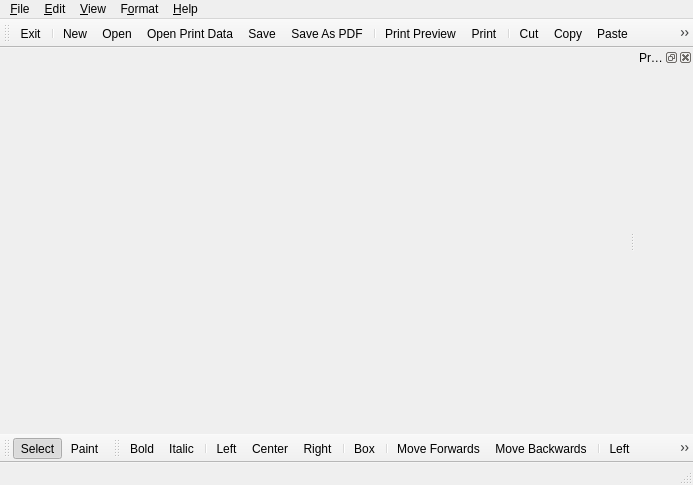
<?xml version="1.0" encoding="UTF-8"?>
<ui version="4.0">
 <class>MainWindow</class>
 <widget class="QMainWindow" name="MainWindow">
  <property name="geometry">
   <rect>
    <x>0</x>
    <y>0</y>
    <width>693</width>
    <height>485</height>
   </rect>
  </property>
  <property name="windowIcon">
   <iconset resource="Editor.qrc">
    <normaloff>:/images/Jupiter.png</normaloff>:/images/Jupiter.png</iconset>
  </property>
  <property name="dockOptions">
   <set>QMainWindow::AllowNestedDocks|QMainWindow::AnimatedDocks</set>
  </property>
  <widget class="QWidget" name="centralWidget"/>
  <widget class="QMenuBar" name="menuBar">
   <property name="geometry">
    <rect>
     <x>0</x>
     <y>0</y>
     <width>693</width>
     <height>21</height>
    </rect>
   </property>
   <widget class="QMenu" name="menuFile">
    <property name="title">
     <string>&amp;File</string>
    </property>
    <addaction name="actionNew"/>
    <addaction name="actionOpen"/>
    <addaction name="actionOpenURL"/>
    <addaction name="actionReload"/>
    <addaction name="actionOpenPrintData"/>
    <addaction name="separator"/>
    <addaction name="actionSave"/>
    <addaction name="actionSaveAs"/>
    <addaction name="actionSaveAsPDF"/>
    <addaction name="separator"/>
    <addaction name="actionSend"/>
    <addaction name="separator"/>
    <addaction name="actionPagePreview"/>
    <addaction name="actionPageSetup"/>
    <addaction name="actionPrint"/>
    <addaction name="separator"/>
    <addaction name="actionExit"/>
   </widget>
   <widget class="QMenu" name="menuHelp">
    <property name="title">
     <string>&amp;Help</string>
    </property>
    <addaction name="actionAbout"/>
   </widget>
   <widget class="QMenu" name="menuEdit">
    <property name="title">
     <string>&amp;Edit</string>
    </property>
    <addaction name="actionCut"/>
    <addaction name="actionCopy"/>
    <addaction name="actionPaste"/>
    <addaction name="actionDelete"/>
    <addaction name="separator"/>
    <addaction name="actionSelectAll"/>
    <addaction name="separator"/>
    <addaction name="actionSelect"/>
    <addaction name="actionPaint"/>
   </widget>
   <widget class="QMenu" name="menuView">
    <property name="title">
     <string>&amp;View</string>
    </property>
    <addaction name="actionProperties"/>
    <addaction name="separator"/>
    <addaction name="actionFullScreen"/>
    <addaction name="actionGrid"/>
    <addaction name="separator"/>
    <addaction name="actionMargins"/>
    <addaction name="actionPrintData"/>
    <addaction name="separator"/>
    <addaction name="actionActualSize"/>
    <addaction name="actionFitWidth"/>
    <addaction name="actionFitHeight"/>
    <addaction name="separator"/>
    <addaction name="actionFirstPage"/>
    <addaction name="actionPreviousPage"/>
    <addaction name="actionNextPage"/>
    <addaction name="actionLastPage"/>
   </widget>
   <widget class="QMenu" name="menuFormat">
    <property name="title">
     <string>F&amp;ormat</string>
    </property>
    <widget class="QMenu" name="menuAlignment">
     <property name="title">
      <string>&amp;Alignment</string>
     </property>
     <addaction name="actionAlignLeft"/>
     <addaction name="actionAlignRight"/>
     <addaction name="actionAlignTop"/>
     <addaction name="actionAlignBottom"/>
    </widget>
    <widget class="QMenu" name="menuSize">
     <property name="title">
      <string>&amp;Size</string>
     </property>
     <widget class="QMenu" name="menuWidth">
      <property name="title">
       <string>&amp;Width</string>
      </property>
      <addaction name="actionShrinkWidth"/>
      <addaction name="actionGrowWidth"/>
      <addaction name="actionPageWidth"/>
     </widget>
     <widget class="QMenu" name="menuHeight">
      <property name="title">
       <string>&amp;Height</string>
      </property>
      <addaction name="actionShrinkHeight"/>
      <addaction name="actionGrowHeight"/>
      <addaction name="actionPageHeight"/>
     </widget>
     <widget class="QMenu" name="menuBoth">
      <property name="title">
       <string>&amp;Both</string>
      </property>
      <addaction name="actionShrinkBoth"/>
      <addaction name="actionGrowBoth"/>
      <addaction name="actionPageBoth"/>
     </widget>
     <addaction name="menuWidth"/>
     <addaction name="menuHeight"/>
     <addaction name="menuBoth"/>
    </widget>
    <addaction name="menuAlignment"/>
    <addaction name="menuSize"/>
    <addaction name="separator"/>
    <addaction name="actionMoveForwards"/>
    <addaction name="actionMoveBackwards"/>
   </widget>
   <addaction name="menuFile"/>
   <addaction name="menuEdit"/>
   <addaction name="menuView"/>
   <addaction name="menuFormat"/>
   <addaction name="menuHelp"/>
  </widget>
  <widget class="QToolBar" name="mainToolBar">
   <attribute name="toolBarArea">
    <enum>TopToolBarArea</enum>
   </attribute>
   <attribute name="toolBarBreak">
    <bool>false</bool>
   </attribute>
   <addaction name="actionExit"/>
   <addaction name="separator"/>
   <addaction name="actionNew"/>
   <addaction name="actionOpen"/>
   <addaction name="actionOpenPrintData"/>
   <addaction name="actionSave"/>
   <addaction name="actionSaveAsPDF"/>
   <addaction name="separator"/>
   <addaction name="actionPagePreview"/>
   <addaction name="actionPrint"/>
   <addaction name="separator"/>
   <addaction name="actionCut"/>
   <addaction name="actionCopy"/>
   <addaction name="actionPaste"/>
   <addaction name="actionDelete"/>
   <addaction name="separator"/>
   <addaction name="actionGrid"/>
   <addaction name="separator"/>
   <addaction name="actionFirstPage"/>
   <addaction name="actionPreviousPage"/>
   <addaction name="actionNextPage"/>
   <addaction name="actionLastPage"/>
   <addaction name="separator"/>
   <addaction name="actionAbout"/>
  </widget>
  <widget class="QStatusBar" name="statusBar"/>
  <widget class="QToolBar" name="objectToolBar">
   <property name="windowTitle">
    <string>toolBar</string>
   </property>
   <property name="toolButtonStyle">
    <enum>Qt::ToolButtonTextBesideIcon</enum>
   </property>
   <attribute name="toolBarArea">
    <enum>BottomToolBarArea</enum>
   </attribute>
   <attribute name="toolBarBreak">
    <bool>false</bool>
   </attribute>
   <addaction name="actionSelect"/>
   <addaction name="actionPaint"/>
  </widget>
  <widget class="QDockWidget" name="propertyWidget">
   <property name="allowedAreas">
    <set>Qt::LeftDockWidgetArea|Qt::RightDockWidgetArea</set>
   </property>
   <property name="windowTitle">
    <string>Properties</string>
   </property>
   <attribute name="dockWidgetArea">
    <number>2</number>
   </attribute>
   <widget class="QWidget" name="propertyWidgetContents">
    <layout class="QVBoxLayout" name="verticalLayout">
     <property name="spacing">
      <number>0</number>
     </property>
     <property name="margin">
      <number>0</number>
     </property>
    </layout>
   </widget>
  </widget>
  <widget class="QToolBar" name="formatToolBar">
   <property name="windowTitle">
    <string>toolBar</string>
   </property>
   <attribute name="toolBarArea">
    <enum>BottomToolBarArea</enum>
   </attribute>
   <attribute name="toolBarBreak">
    <bool>false</bool>
   </attribute>
   <addaction name="actionBold"/>
   <addaction name="actionItalic"/>
   <addaction name="separator"/>
   <addaction name="actionLeft"/>
   <addaction name="actionCenter"/>
   <addaction name="actionRight"/>
   <addaction name="separator"/>
   <addaction name="actionBox"/>
   <addaction name="separator"/>
   <addaction name="actionMoveForwards"/>
   <addaction name="actionMoveBackwards"/>
   <addaction name="separator"/>
   <addaction name="actionAlignLeft"/>
   <addaction name="actionAlignRight"/>
   <addaction name="actionAlignTop"/>
   <addaction name="actionAlignBottom"/>
  </widget>
  <action name="actionOpen">
   <property name="icon">
    <iconset resource="Editor.qrc">
     <normaloff>:/images/open.png</normaloff>:/images/open.png</iconset>
   </property>
   <property name="text">
    <string>&amp;Open...</string>
   </property>
   <property name="statusTip">
    <string>Open an existing form.</string>
   </property>
   <property name="shortcut">
    <string>Ctrl+O</string>
   </property>
  </action>
  <action name="actionNew">
   <property name="icon">
    <iconset resource="Editor.qrc">
     <normaloff>:/images/new.png</normaloff>:/images/new.png</iconset>
   </property>
   <property name="text">
    <string>&amp;New</string>
   </property>
   <property name="statusTip">
    <string>Create a new form.</string>
   </property>
   <property name="shortcut">
    <string>Ctrl+N</string>
   </property>
  </action>
  <action name="actionSave">
   <property name="icon">
    <iconset resource="Editor.qrc">
     <normaloff>:/images/save.png</normaloff>:/images/save.png</iconset>
   </property>
   <property name="text">
    <string>&amp;Save</string>
   </property>
   <property name="statusTip">
    <string>Save the current form.</string>
   </property>
   <property name="shortcut">
    <string>Ctrl+S</string>
   </property>
  </action>
  <action name="actionSaveAs">
   <property name="text">
    <string>Save &amp;As...</string>
   </property>
   <property name="statusTip">
    <string>Save the form with a different name.</string>
   </property>
  </action>
  <action name="actionPrint">
   <property name="icon">
    <iconset resource="Editor.qrc">
     <normaloff>:/images/printer.png</normaloff>:/images/printer.png</iconset>
   </property>
   <property name="text">
    <string>&amp;Print...</string>
   </property>
   <property name="statusTip">
    <string>Print the form.</string>
   </property>
   <property name="shortcut">
    <string>Ctrl+P</string>
   </property>
  </action>
  <action name="actionSend">
   <property name="icon">
    <iconset resource="Editor.qrc">
     <normaloff>:/images/email.png</normaloff>:/images/email.png</iconset>
   </property>
   <property name="text">
    <string>&amp;Send...</string>
   </property>
   <property name="statusTip">
    <string>Send the form as a PDF attachment using your email application.</string>
   </property>
  </action>
  <action name="actionExit">
   <property name="icon">
    <iconset resource="Editor.qrc">
     <normaloff>:/images/exit.png</normaloff>:/images/exit.png</iconset>
   </property>
   <property name="text">
    <string>E&amp;xit</string>
   </property>
   <property name="statusTip">
    <string>Quit the application.</string>
   </property>
   <property name="shortcut">
    <string>Ctrl+Q</string>
   </property>
  </action>
  <action name="actionAbout">
   <property name="icon">
    <iconset resource="Editor.qrc">
     <normaloff>:/images/about.png</normaloff>:/images/about.png</iconset>
   </property>
   <property name="text">
    <string>&amp;About...</string>
   </property>
   <property name="statusTip">
    <string>Display program version and copyrighr information.</string>
   </property>
   <property name="shortcut">
    <string>F1</string>
   </property>
  </action>
  <action name="actionPageSetup">
   <property name="text">
    <string>Pa&amp;ge Setup...</string>
   </property>
   <property name="statusTip">
    <string>Configure the page settings.</string>
   </property>
  </action>
  <action name="actionCopy">
   <property name="icon">
    <iconset resource="Editor.qrc">
     <normaloff>:/images/copy.png</normaloff>:/images/copy.png</iconset>
   </property>
   <property name="text">
    <string>&amp;Copy</string>
   </property>
   <property name="statusTip">
    <string>Copy the selected objects to the clipboard.</string>
   </property>
   <property name="shortcut">
    <string>Ctrl+C</string>
   </property>
  </action>
  <action name="actionPaste">
   <property name="icon">
    <iconset resource="Editor.qrc">
     <normaloff>:/images/paste.png</normaloff>:/images/paste.png</iconset>
   </property>
   <property name="text">
    <string>&amp;Paste</string>
   </property>
   <property name="statusTip">
    <string>Paste objects from the clipboard onto the form.</string>
   </property>
   <property name="shortcut">
    <string>Ctrl+V</string>
   </property>
  </action>
  <action name="actionSelectAll">
   <property name="text">
    <string>Select &amp;All</string>
   </property>
   <property name="statusTip">
    <string>Select all the objects on this form.</string>
   </property>
   <property name="shortcut">
    <string>Ctrl+A</string>
   </property>
  </action>
  <action name="actionCut">
   <property name="icon">
    <iconset resource="Editor.qrc">
     <normaloff>:/images/cut.png</normaloff>:/images/cut.png</iconset>
   </property>
   <property name="text">
    <string>C&amp;ut</string>
   </property>
   <property name="statusTip">
    <string>Copy the currently selected objects to the clipboard and remove them from the form.</string>
   </property>
   <property name="shortcut">
    <string>Ctrl+X</string>
   </property>
  </action>
  <action name="actionDelete">
   <property name="icon">
    <iconset resource="Editor.qrc">
     <normaloff>:/images/erase.png</normaloff>:/images/erase.png</iconset>
   </property>
   <property name="text">
    <string>&amp;Delete</string>
   </property>
   <property name="statusTip">
    <string>Delete the selected objects from the form.</string>
   </property>
   <property name="shortcut">
    <string>Del</string>
   </property>
  </action>
  <action name="actionFullScreen">
   <property name="checkable">
    <bool>true</bool>
   </property>
   <property name="icon">
    <iconset resource="Editor.qrc">
     <normaloff>:/images/monitor.png</normaloff>:/images/monitor.png</iconset>
   </property>
   <property name="text">
    <string>&amp;Full Screen</string>
   </property>
   <property name="statusTip">
    <string>Display the editor using all of the available screen space.</string>
   </property>
  </action>
  <action name="actionOpenURL">
   <property name="icon">
    <iconset resource="Editor.qrc">
     <normaloff>:/images/download.png</normaloff>:/images/download.png</iconset>
   </property>
   <property name="text">
    <string>Open &amp;URL...</string>
   </property>
   <property name="statusTip">
    <string>Open a form located on an FTP or HTTP server.</string>
   </property>
   <property name="shortcut">
    <string>Ctrl+Shift+O</string>
   </property>
  </action>
  <action name="actionOpenPrintData">
   <property name="icon">
    <iconset resource="Editor.qrc">
     <normaloff>:/images/database.png</normaloff>:/images/database.png</iconset>
   </property>
   <property name="text">
    <string>Open Print &amp;Data...</string>
   </property>
   <property name="statusTip">
    <string>Open a print file to use when designing this form.</string>
   </property>
   <property name="shortcut">
    <string>Ctrl+D</string>
   </property>
  </action>
  <action name="actionMargins">
   <property name="checkable">
    <bool>true</bool>
   </property>
   <property name="checked">
    <bool>true</bool>
   </property>
   <property name="text">
    <string>&amp;Margins</string>
   </property>
   <property name="statusTip">
    <string>Toggle the display of the page margins.</string>
   </property>
  </action>
  <action name="actionGrid">
   <property name="checkable">
    <bool>true</bool>
   </property>
   <property name="checked">
    <bool>true</bool>
   </property>
   <property name="icon">
    <iconset resource="Editor.qrc">
     <normaloff>:/images/grid_dot.png</normaloff>:/images/grid_dot.png</iconset>
   </property>
   <property name="text">
    <string>&amp;Grid</string>
   </property>
   <property name="statusTip">
    <string>Toggle the display of the grid.</string>
   </property>
  </action>
  <action name="actionSaveAsPDF">
   <property name="icon">
    <iconset resource="Editor.qrc">
     <normaloff>:/images/doc_pdf.png</normaloff>:/images/doc_pdf.png</iconset>
   </property>
   <property name="text">
    <string>Save As PD&amp;F...</string>
   </property>
   <property name="statusTip">
    <string>Save the form as a PDF file.</string>
   </property>
  </action>
  <action name="actionPrintData">
   <property name="checkable">
    <bool>true</bool>
   </property>
   <property name="checked">
    <bool>true</bool>
   </property>
   <property name="text">
    <string>Print &amp;Data</string>
   </property>
   <property name="statusTip">
    <string>Display the sample print data for this form.</string>
   </property>
  </action>
  <action name="actionSelect">
   <property name="checkable">
    <bool>true</bool>
   </property>
   <property name="checked">
    <bool>true</bool>
   </property>
   <property name="icon">
    <iconset resource="Editor.qrc">
     <normaloff>:/images/cursor.png</normaloff>:/images/cursor.png</iconset>
   </property>
   <property name="text">
    <string>Select</string>
   </property>
   <property name="iconText">
    <string>Select</string>
   </property>
   <property name="toolTip">
    <string>Select</string>
   </property>
   <property name="statusTip">
    <string>Use the mouse to select or resize form objects.</string>
   </property>
   <property name="priority">
    <enum>QAction::NormalPriority</enum>
   </property>
  </action>
  <action name="actionPaint">
   <property name="checkable">
    <bool>true</bool>
   </property>
   <property name="icon">
    <iconset resource="Editor.qrc">
     <normaloff>:/images/paintcan.png</normaloff>:/images/paintcan.png</iconset>
   </property>
   <property name="text">
    <string>&amp;Paint</string>
   </property>
   <property name="statusTip">
    <string>Paint a formatted block on the form.</string>
   </property>
  </action>
  <action name="actionAlignLeft">
   <property name="icon">
    <iconset resource="Editor.qrc">
     <normaloff>:/images/shape_aling_left.png</normaloff>:/images/shape_aling_left.png</iconset>
   </property>
   <property name="text">
    <string>&amp;Left</string>
   </property>
   <property name="toolTip">
    <string>Align Left</string>
   </property>
   <property name="shortcut">
    <string>Ctrl+Left</string>
   </property>
  </action>
  <action name="actionAlignRight">
   <property name="icon">
    <iconset resource="Editor.qrc">
     <normaloff>:/images/shape_aling_right.png</normaloff>:/images/shape_aling_right.png</iconset>
   </property>
   <property name="text">
    <string>&amp;Right</string>
   </property>
   <property name="toolTip">
    <string>Align Right</string>
   </property>
   <property name="shortcut">
    <string>Ctrl+Right</string>
   </property>
  </action>
  <action name="actionAlignTop">
   <property name="icon">
    <iconset resource="Editor.qrc">
     <normaloff>:/images/shape_aling_top.png</normaloff>:/images/shape_aling_top.png</iconset>
   </property>
   <property name="text">
    <string>&amp;Top</string>
   </property>
   <property name="toolTip">
    <string>Align Top</string>
   </property>
   <property name="shortcut">
    <string>Ctrl+Up</string>
   </property>
  </action>
  <action name="actionAlignBottom">
   <property name="icon">
    <iconset resource="Editor.qrc">
     <normaloff>:/images/shape_aling_bottom.png</normaloff>:/images/shape_aling_bottom.png</iconset>
   </property>
   <property name="text">
    <string>&amp;Bottom</string>
   </property>
   <property name="toolTip">
    <string>Align Bottom</string>
   </property>
   <property name="shortcut">
    <string>Ctrl+Down</string>
   </property>
  </action>
  <action name="actionProperties">
   <property name="checkable">
    <bool>true</bool>
   </property>
   <property name="checked">
    <bool>true</bool>
   </property>
   <property name="icon">
    <iconset resource="Editor.qrc">
     <normaloff>:/images/application_edit.png</normaloff>:/images/application_edit.png</iconset>
   </property>
   <property name="text">
    <string>&amp;Properties...</string>
   </property>
   <property name="statusTip">
    <string>Display the properties toolbox.</string>
   </property>
   <property name="shortcut">
    <string>Alt+Return</string>
   </property>
  </action>
  <action name="actionBold">
   <property name="checkable">
    <bool>true</bool>
   </property>
   <property name="icon">
    <iconset resource="Editor.qrc">
     <normaloff>:/images/text_bold.png</normaloff>:/images/text_bold.png</iconset>
   </property>
   <property name="text">
    <string>Bold</string>
   </property>
   <property name="shortcut">
    <string>Ctrl+B</string>
   </property>
  </action>
  <action name="actionItalic">
   <property name="checkable">
    <bool>true</bool>
   </property>
   <property name="icon">
    <iconset resource="Editor.qrc">
     <normaloff>:/images/text_italic.png</normaloff>:/images/text_italic.png</iconset>
   </property>
   <property name="text">
    <string>Italic</string>
   </property>
   <property name="shortcut">
    <string>Ctrl+I</string>
   </property>
  </action>
  <action name="actionLeft">
   <property name="checkable">
    <bool>true</bool>
   </property>
   <property name="icon">
    <iconset resource="Editor.qrc">
     <normaloff>:/images/text_align_left.png</normaloff>:/images/text_align_left.png</iconset>
   </property>
   <property name="text">
    <string>Left</string>
   </property>
   <property name="toolTip">
    <string>Left</string>
   </property>
   <property name="statusTip">
    <string>Left align the selected object text.</string>
   </property>
   <property name="shortcut">
    <string>Ctrl+L</string>
   </property>
  </action>
  <action name="actionCenter">
   <property name="checkable">
    <bool>true</bool>
   </property>
   <property name="icon">
    <iconset resource="Editor.qrc">
     <normaloff>:/images/text_align_center.png</normaloff>:/images/text_align_center.png</iconset>
   </property>
   <property name="text">
    <string>Center</string>
   </property>
   <property name="toolTip">
    <string>Center</string>
   </property>
   <property name="statusTip">
    <string>Center the selected object text.</string>
   </property>
   <property name="shortcut">
    <string>Ctrl+E</string>
   </property>
  </action>
  <action name="actionRight">
   <property name="checkable">
    <bool>true</bool>
   </property>
   <property name="icon">
    <iconset resource="Editor.qrc">
     <normaloff>:/images/text_align_right.png</normaloff>:/images/text_align_right.png</iconset>
   </property>
   <property name="text">
    <string>Right</string>
   </property>
   <property name="toolTip">
    <string>Right</string>
   </property>
   <property name="statusTip">
    <string>Right align the selected object text.</string>
   </property>
   <property name="shortcut">
    <string>Ctrl+R</string>
   </property>
  </action>
  <action name="actionBox">
   <property name="checkable">
    <bool>true</bool>
   </property>
   <property name="icon">
    <iconset resource="Editor.qrc">
     <normaloff>:/images/box.png</normaloff>:/images/box.png</iconset>
   </property>
   <property name="text">
    <string>Box</string>
   </property>
   <property name="toolTip">
    <string>Box</string>
   </property>
   <property name="statusTip">
    <string>Draw a box around the selected objects.</string>
   </property>
  </action>
  <action name="actionMoveForwards">
   <property name="icon">
    <iconset resource="Editor.qrc">
     <normaloff>:/images/shape_move_forwards.png</normaloff>:/images/shape_move_forwards.png</iconset>
   </property>
   <property name="text">
    <string>Move Forwards</string>
   </property>
   <property name="toolTip">
    <string>Move Forwards</string>
   </property>
   <property name="statusTip">
    <string>Move the selected object to the top of the z-order.</string>
   </property>
  </action>
  <action name="actionMoveBackwards">
   <property name="icon">
    <iconset resource="Editor.qrc">
     <normaloff>:/images/shape_move_backwards.png</normaloff>:/images/shape_move_backwards.png</iconset>
   </property>
   <property name="text">
    <string>Move Backwards</string>
   </property>
   <property name="toolTip">
    <string>Move Backwards</string>
   </property>
   <property name="statusTip">
    <string>Move the selected object to the bottom of the z-order.</string>
   </property>
  </action>
  <action name="actionPagePreview">
   <property name="icon">
    <iconset resource="Editor.qrc">
     <normaloff>:/images/preview.png</normaloff>:/images/preview.png</iconset>
   </property>
   <property name="text">
    <string>Print Pre&amp;view...</string>
   </property>
   <property name="statusTip">
    <string>Display a preview of the printed output.</string>
   </property>
  </action>
  <action name="actionReload">
   <property name="icon">
    <iconset resource="Editor.qrc">
     <normaloff>:/images/arrow_refresh.png</normaloff>:/images/arrow_refresh.png</iconset>
   </property>
   <property name="text">
    <string>&amp;Reload</string>
   </property>
   <property name="statusTip">
    <string>Reload the form from disk.</string>
   </property>
  </action>
  <action name="actionActualSize">
   <property name="checkable">
    <bool>true</bool>
   </property>
   <property name="checked">
    <bool>true</bool>
   </property>
   <property name="icon">
    <iconset resource="Editor.qrc">
     <normaloff>:/images/page_white_text.png</normaloff>:/images/page_white_text.png</iconset>
   </property>
   <property name="text">
    <string>&amp;Actual Size</string>
   </property>
   <property name="statusTip">
    <string>Display the page at actual size.</string>
   </property>
   <property name="shortcut">
    <string>/</string>
   </property>
  </action>
  <action name="actionFitWidth">
   <property name="checkable">
    <bool>true</bool>
   </property>
   <property name="icon">
    <iconset resource="Editor.qrc">
     <normaloff>:/images/left-right.png</normaloff>:/images/left-right.png</iconset>
   </property>
   <property name="text">
    <string>Fit &amp;Width</string>
   </property>
   <property name="statusTip">
    <string>Zoom to fit the width of the page.</string>
   </property>
   <property name="shortcut">
    <string>Ctrl+W</string>
   </property>
  </action>
  <action name="actionFitHeight">
   <property name="checkable">
    <bool>true</bool>
   </property>
   <property name="icon">
    <iconset resource="Editor.qrc">
     <normaloff>:/images/up-down.png</normaloff>:/images/up-down.png</iconset>
   </property>
   <property name="text">
    <string>Fit &amp;Height</string>
   </property>
   <property name="statusTip">
    <string>Zoom so the entire page is visible.</string>
   </property>
   <property name="shortcut">
    <string>Ctrl+H</string>
   </property>
  </action>
  <action name="actionShrinkWidth">
   <property name="text">
    <string>Shrink To &amp;Smallest</string>
   </property>
  </action>
  <action name="actionGrowWidth">
   <property name="text">
    <string>&amp;Grow To Largest</string>
   </property>
  </action>
  <action name="actionPageWidth">
   <property name="text">
    <string>&amp;Page</string>
   </property>
  </action>
  <action name="actionShrinkHeight">
   <property name="text">
    <string>&amp;Shrink To Smallest</string>
   </property>
  </action>
  <action name="actionGrowHeight">
   <property name="text">
    <string>&amp;Grow To Largest</string>
   </property>
  </action>
  <action name="actionPageHeight">
   <property name="text">
    <string>&amp;Page</string>
   </property>
  </action>
  <action name="actionShrinkBoth">
   <property name="text">
    <string>&amp;Shrink To Smallest</string>
   </property>
  </action>
  <action name="actionGrowBoth">
   <property name="text">
    <string>&amp;Grow To Largest</string>
   </property>
  </action>
  <action name="actionPageBoth">
   <property name="text">
    <string>Page</string>
   </property>
  </action>
  <action name="actionFirstPage">
   <property name="icon">
    <iconset resource="Editor.qrc">
     <normaloff>:/images/first.png</normaloff>:/images/first.png</iconset>
   </property>
   <property name="text">
    <string>&amp;First Page</string>
   </property>
   <property name="statusTip">
    <string>Display the form using data from the first page.</string>
   </property>
   <property name="shortcut">
    <string>Ctrl+Home</string>
   </property>
  </action>
  <action name="actionPreviousPage">
   <property name="icon">
    <iconset resource="Editor.qrc">
     <normaloff>:/images/back.png</normaloff>:/images/back.png</iconset>
   </property>
   <property name="text">
    <string>&amp;Previous Page</string>
   </property>
   <property name="statusTip">
    <string>Display the form using data from the previous page.</string>
   </property>
   <property name="shortcut">
    <string>Ctrl+PgUp</string>
   </property>
  </action>
  <action name="actionNextPage">
   <property name="icon">
    <iconset resource="Editor.qrc">
     <normaloff>:/images/forward.png</normaloff>:/images/forward.png</iconset>
   </property>
   <property name="text">
    <string>&amp;Next Page</string>
   </property>
   <property name="statusTip">
    <string>Display the form using data from the next page.</string>
   </property>
   <property name="shortcut">
    <string>Ctrl+PgDown</string>
   </property>
  </action>
  <action name="actionLastPage">
   <property name="icon">
    <iconset resource="Editor.qrc">
     <normaloff>:/images/last.png</normaloff>:/images/last.png</iconset>
   </property>
   <property name="text">
    <string>&amp;Last Page</string>
   </property>
   <property name="statusTip">
    <string>Display the form using data from the last page.</string>
   </property>
   <property name="shortcut">
    <string>Ctrl+End</string>
   </property>
  </action>
 </widget>
 <layoutdefault spacing="6" margin="11"/>
 <resources>
  <include location="Editor.qrc"/>
 </resources>
 <connections>
  <connection>
   <sender>actionExit</sender>
   <signal>triggered()</signal>
   <receiver>MainWindow</receiver>
   <slot>close()</slot>
   <hints>
    <hint type="sourcelabel">
     <x>-1</x>
     <y>-1</y>
    </hint>
    <hint type="destinationlabel">
     <x>199</x>
     <y>149</y>
    </hint>
   </hints>
  </connection>
 </connections>
</ui>
